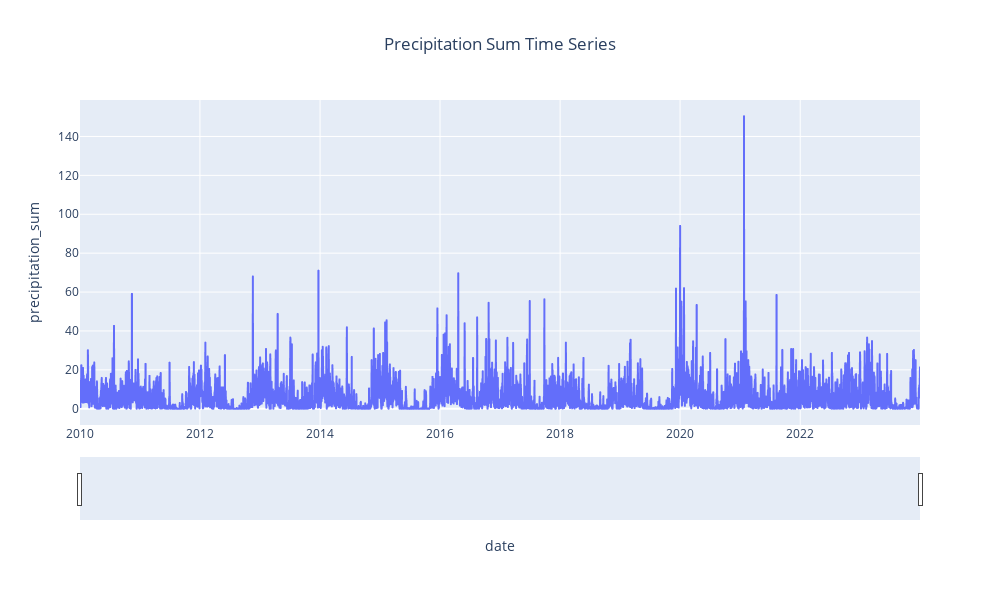

Notebook source saved alongside this figure:
### Code cell
fig = px.line(daily_raw_df, x='date', y='precipitation_sum', title='Precipitation Sum Time Series')
fig.update_xaxes(rangeslider_visible=True)

# Set the height and width of the chart
fig.update_layout(height=600, width=1000)

# Center-align the title
fig.update_layout(title_x=0.5)

fig.show()

### Figure 1 — Plotly figure (JSON) as saved in the notebook; plotly's stock layout.template omitted (floating-point values rounded to 4 significant figures; data arrays with more than 128 entries replaced by an {"elided": "..."} marker saying what was removed)
{"data": [{"hovertemplate": "date=%{x}<br>precipitation_sum=%{y}<extra></extra>", "legendgroup": "", "line": {"color": "#636efa", "dash": "solid"}, "marker": {"symbol": "circle"}, "mode": "lines", "name": "", "showlegend": false, "type": "scattergl", "x": {"elided": "5113 str values"}, "xaxis": "x", "y": {"elided": "5113 float values"}, "yaxis": "y"}], "layout": {"height": 600, "legend": {"tracegroupgap": 0}, "title": {"text": "Precipitation Sum Time Series", "x": 0.5}, "width": 1000, "xaxis": {"anchor": "y", "domain": [0, 1], "rangeslider": {"visible": true}, "title": {"text": "date"}}, "yaxis": {"anchor": "x", "domain": [0, 1], "title": {"text": "precipitation_sum"}}}}
